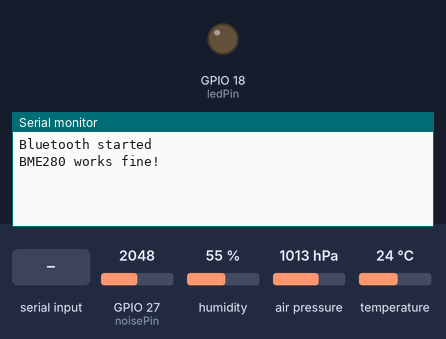
Recording of a sketch running on a simulated ESP32. Shown: output pins drawn as LEDs (lit = HIGH), the last lines printed to the serial monitor. The test bench sets the inputs (shaded band); at power-on: GPIO 27 (noisePin) = 2048, humidity 55 %, air pressure 1013 hPa, temperature 24 °C. Nothing arrives over Bluetooth unless stated.

Above: at 1.2 s.
1.3 s: "getdata" received over the second serial link
At 3.1 s:
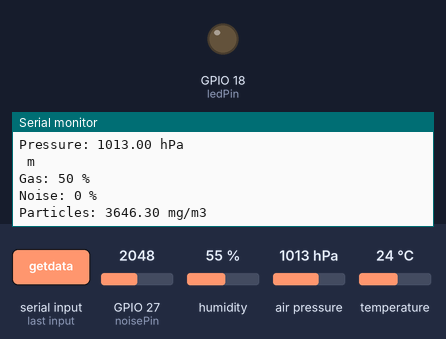
3.8 s: "1" received over the second serial link
At 5.2 s:
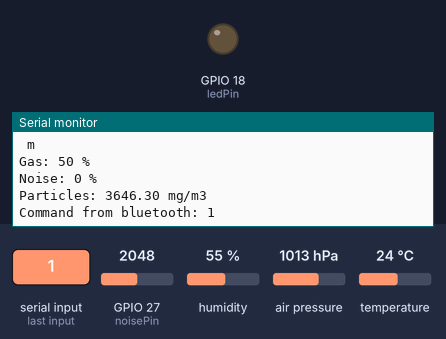

Measured:
- after the input at 1.3 s, the serial monitor: prints a new line after 1.0 s (image 1)
- after the input at 3.8 s, the serial monitor: prints a new line after 1.0 s (image 2)

The sketch:

main.ino
```cpp
//Program for ESP32 TTGO

//Libraries
#include "BluetoothSerial.h"            //Bluetooth ESP
#include <Wire.h>                       //I2C connection with BME280
#include <Adafruit_BME280.h>            //BME280

//Error messages if Bluetooth is not enabled
#if !defined(CONFIG_BT_ENABLED) || !defined(CONFIG_BLUEDROID_ENABLED)
#error Bluetooth is not enabled! Please run `make menuconfig` to and enable it
#endif

//Constants
#define dustPin 12                      //Data pin for dust sensor
#define ledPin 18                       //Led pin for dust sensor
#define noisePin 27                     //Data pin for MEMS microphone
#define gasPin 25                       //Data pin for gas sensor
#define SEALEVELPRESSURE_HPA (1013.25)  //Pressure at sea level (BME280)
#define COV_RATIO 0.2                   //For dust sensor
#define NO_DUST_VOLTAGE 100             //For dust sensor
#define SYS_VOLTAGE 3333                //For dust sensor

//Variables
bool result_bme;                                  //Boolean variable for BME280, checks if BME280 is working
float temperature, pressure, humidity, altitude;  //Variables for BME280
int adcvalue;                                     //Variable for Dust sensor
float density, voltage;                           //Variables for Dust sensor
const int sampleTime = 50;                        //Time frame for sampling noise (milliseconds)
int noise;                                        //Variable for MEMS microphone
int gas;                                          //Variable for gas sensor

//Objects
BluetoothSerial SerialBT;               //Bluetooth object
Adafruit_BME280 bme;                    //BME280 object

//Functions

//Filter function for Dust sensor
int Filter(int m) {
  static int flag_first = 0, _buff[10], sum;
  const int _buff_max = 10;
  int i;

  if(flag_first == 0)
  {
    flag_first = 1;

    for(i = 0, sum = 0; i < _buff_max; i++)
    {
      _buff[i] = m;
      sum += _buff[i];
    }
    return m;
  }
  else
  {
    sum -= _buff[0];
    for(i = 0; i < (_buff_max - 1); i++)
    {
      _buff[i] = _buff[i + 1];
    }
    _buff[9] = m;
    sum += _buff[9];

    i = sum / 10.0;
    return i;
  }
}

// Find the Peak-to-Peak Amplitude Function for sound sensor
int findPTPAmp(){
   unsigned long startTime= millis();       //Start of sample window
   unsigned int PTPAmp = 0;
   unsigned int maxAmp = 0;
   unsigned int minAmp = 4096;
   int micOut;

   while(millis() - startTime < sampleTime)
   {
      micOut = analogRead(noisePin);
      if( micOut < 5000)                     //prevent erroneous readings
      {
        if (micOut > maxAmp)
        {
          maxAmp = micOut;                   //save only the max reading
        }
        else if (micOut < minAmp)
        {
          minAmp = micOut;                   //save only the min reading
        }
      }
   }
   return map(maxAmp - minAmp,0,4096,0,100); //We map the difference of min and max to 0-100
}

void setup() {
  pinMode(ledPin,OUTPUT);                       //Set led pin of dust sensor as output
  digitalWrite(ledPin, LOW);                    //Power off led of dust sensor
  Serial.begin(115200);                         //Begin serial communication for debugging
  SerialBT.begin("EnviroSocial");               //Begin Bluetooth device with name EnviroSocial
  Serial.println("Bluetooth started");          //Debugging
  result_bme = bme.begin();                     //Start BME280 sensor
  if (result_bme == false)                      //Debugging
  {
    Serial.println("BME280 does not work!");
  } else {
    Serial.println("BME280 works fine!");
  }
}

void loop() {
  if (SerialBT.available() > 0) {                             //If there is data in bluetooth serial
    String command = SerialBT.readString();                   //Read the incoming command from bluetooth
    command.trim();                                           //Trim whitespaces
    Serial.print("Command from bluetooth: ");                 //Debugging
    Serial.println(command);
    if (command == "getdata") {                               //If command is getdata
      Serial.println("Preparing data");                       //Debugging
      if (result_bme == true) {                               //Collect values from sensors if they work
        //BME280
        temperature = bme.readTemperature();
        pressure = bme.readPressure()/100.0F;
        humidity = bme.readHumidity();
        altitude = bme.readAltitude(SEALEVELPRESSURE_HPA);
        //Gas
        gas = map(analogRead(gasPin),0,4095,0,100);
        //Noise
        noise = findPTPAmp();
        //Dust sensor
        digitalWrite(ledPin, HIGH);
        delayMicroseconds(280);
        adcvalue = analogRead(dustPin);
        digitalWrite(ledPin, LOW);
        adcvalue = Filter(adcvalue);
        voltage = (SYS_VOLTAGE / 4096.0) * adcvalue * 11;
        if(voltage >= NO_DUST_VOLTAGE) {
          voltage -= NO_DUST_VOLTAGE;
          density = voltage * COV_RATIO;
        } else density = 0;
        //Send to bluetooth
        SerialBT.print(temperature);
        SerialBT.print("*");
        SerialBT.print(humidity);
        SerialBT.print("*");
        SerialBT.print(pressure);
        SerialBT.print("*");
        //SerialBT.print(altitude);
        //SerialBT.print("*");
        SerialBT.print(gas);
        SerialBT.print("*");
        SerialBT.print(noise);
        SerialBT.print("*");
        SerialBT.println(density);
        //Write to Serial for debugging
        Serial.print("Temperature: ");
        Serial.print(temperature);
        Serial.println(" Celcius");
        Serial.print("Humidity: ");
        Serial.print(humidity);
        Serial.println(" %");
        Serial.print("Pressure: ");
        Serial.print(pressure);
        Serial.println(" hPa");
        //Serial.print("Altitude: ");
        //Serial.print(altitude);
        Serial.println(" m");
        Serial.print("Gas: ");
        Serial.print(gas);
        Serial.println(" %");
        Serial.print("Noise: ");
        Serial.print(noise);
        Serial.println(" %");
        Serial.print("Particles: ");
        Serial.print(density);
        Serial.println(" mg/m3");
      }
    }
  }
}
```
